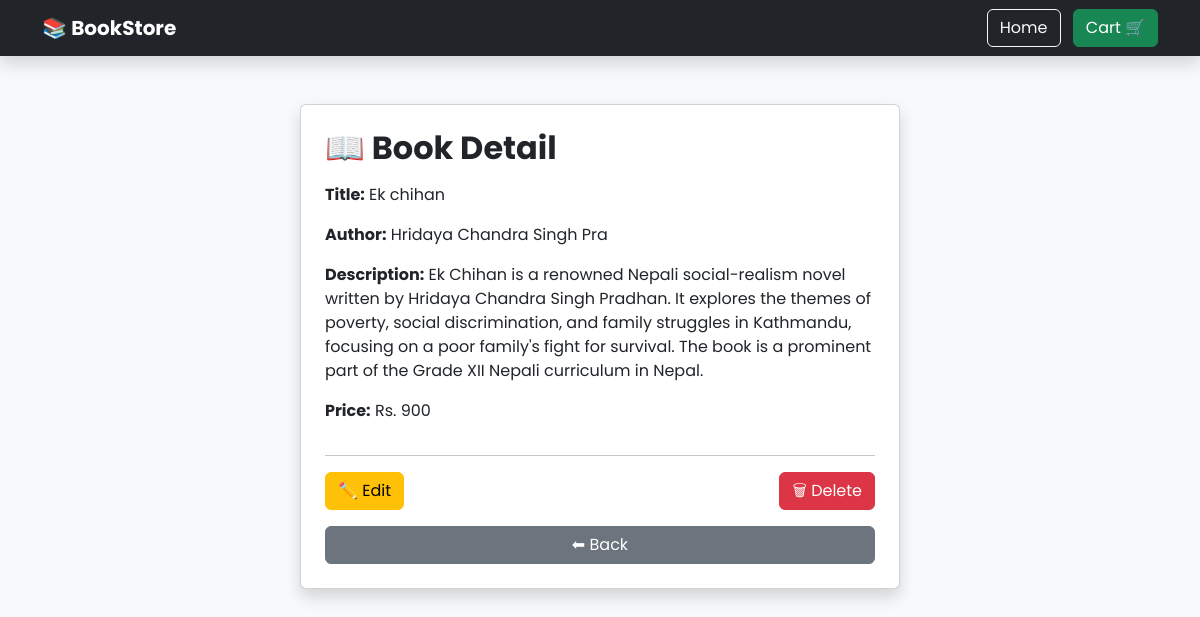
The app's page /book/detail/3/ with its own data.
### aboutbook/models.py (models this page shows, shortened)
class Book(models.Model):
    title = models.CharField(max_length=200)
    author= models.CharField(max_length=25)
    description= models.TextField()
    price= models.IntegerField()

### aboutbook/views.py (the view)
# urls.py: path('detail/<int:id>/', detail, name='detail'),    # Book detail
def detail(request, id):
    book = get_object_or_404(Book, id=id)
    return render(request, 'aboutbook/detail.html', {'book': book})

### templates/aboutbook/detail.html
{% extends 'base.html' %}
{% block body %}
<div class="card shadow p-4 mx-auto" style="max-width:600px;">
    <h2 class="mb-3 fw-bold">📖 Book Detail</h2>
    <p><strong>Title:</strong> {{ book.title }}</p>
    <p><strong>Author:</strong> {{ book.author }}</p>
    <p><strong>Description:</strong> {{ book.description }}</p>
    <p><strong>Price:</strong> Rs. {{ book.price }}</p>
    <hr>
    <div class="d-flex justify-content-between">
        <a href="{% url 'edit' book.id %}" class="btn btn-warning">✏️ Edit</a>
        <a href="{% url 'delete' book.id %}" class="btn btn-danger">🗑 Delete</a>
    </div>
    <a href="{% url 'book_list' %}" class="btn btn-secondary mt-3">⬅ Back</a>
</div>
{% endblock %}

### records on screen
Book: title "Ek chihan", author "Hridaya Chandra Singh Pra", description "Ek Chihan is a renowned Nepali social-realism novel written by Hridaya Chandra Singh Pradhan. It explores the themes of poverty, social discrimination, and family struggles in Kathmandu, focusing on a poor family's fight for survival. The book is a prominent part of the Grade XII Nepali curriculum in Nepal.", price "900"
